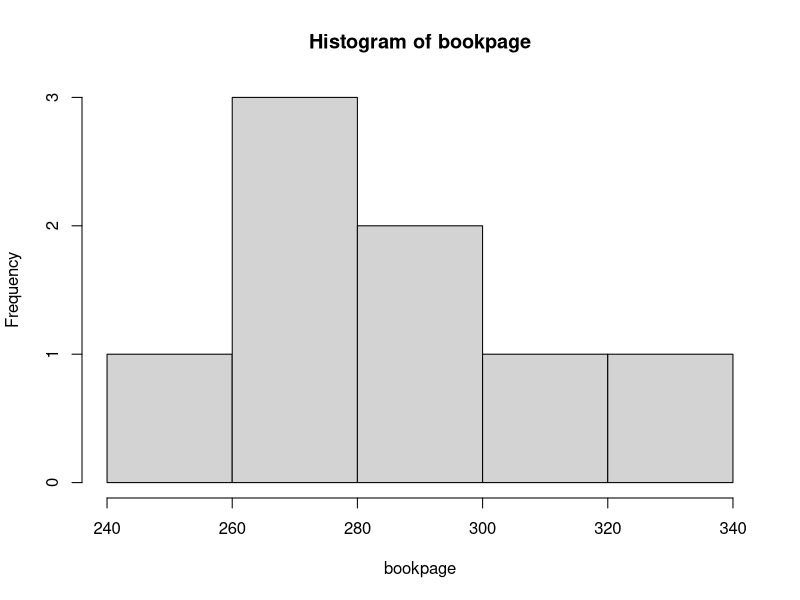

The R script that drew this image:
x <- c(1,3,5,7,9)
x[1]
x[4]
x[6] #error
x[1:3] #1번쨰 부터 3번째까지

x1 <- c(2,4,6,8,10)
x1[-2] #2번째 원소 제외하고 출력
x1[-c(3:4)] #3~4번쨰 원소 제외하고 출력

bookpage <- c(300,250,330,270,280,310,275,290)
hist(bookpage)  # 히스토그램 
mean(bookpage) #평균값 
median(bookpage) #중간값
summary(bookpage)  # 데이터 요약

quantile(bookpage)  # 1/4 지점, 1/2지점, 3/4지점 값
IQR(bookpage) # Inter Quatile Range: Q3- Q1  
var(bookpage)  #분산
sd(bookpage)   # 표준편차 standard deviation 
range(bookpage)  # 최소값/ 최대값 - 벡터로 반환
diff(range(bookpage))  # 최소값 최대값의 차이 

diff(c(1,2)) #벡터값, 바로 뒤에 요소 - 현재 요소 값을 반환

x <- c(3,6,4,8,2,9,7)
sort(x)  # x 변수를 오름차순 정렬
sort(x, decreasing=T)  # 내림차순 정렬 
sort(x, decreasing=F)  # 오름차순 정렬 

# list 형태
x <- list("Tom", 20, c(850, 890))  # list형성, 벡터와는 다르다
x
x[2]  # 2번째 원소 접근
x[3]

x <- list(name= "Tom", age= 20, toeic= c(850, 890)) #딕셔너리처럼 형성 가능
x
x$name  # x에서 "name"이라는 key값을 가진 값 반환
x$age
x$toeic

# matrix(행열) 
x1 <- matrix(1:20, nrow=4, ncol=5) # 1부터20까지, 4행5열 
x1 #기본값 : 1행 채운 뒤 2행으로 진행
x2 <- matrix(1:20, nrow=4, ncol=5, byrow = T) #행 방향으로
#byrow = False/ True 옵션
x2

x <- 1:4
y <- 5:8

n1 <- cbind(x,y) #열방향 xy 합체
n1
n2 <- rbind(x,y) #행방향 xy 합체
n2

x1[2,3]   # 2행3열
x1[1,]    # 1행 모든 숫자
x1[,4]    # 4열 모든 숫자 
x1[2,1:3]  # 2행, 1부터 3열
x1[1,c(2,4)] # 1행, 2열과 4열   
x1[,c(2,4)]   # 2열 4열에 있는 모든 행 

#score matrix 형성, 학생들의 시험성적
score <- matrix(c(100,80,75,77,83,90,70,60,95,88,98,82),nrow=4, ncol=3)
score
rownames(score) <- c("세현","규리","나영","민정")
colnames(score) <- c("math","eng","coding")
score

str(score) #전체적 구조
dim(score) #행,렬 (차원)

score["나영", "coding"]
score["민정",]
score[,"coding"]

#grade matrix형성, 학생들의 평점
grade <- matrix(c("a","b","c","a","a","d"), nrow = 2, ncol = 3)
grade

rownames(grade) <- c("세현","규리")
colnames(grade) <- c("math", "eng", "coding")
grade

#seq을 활용한 matrix 형성
seq(10,100,10)
score <- matrix(seq(10,100,10), nrow = 5, ncol =2)
rownames(score) <- c(1:5)
colnames(score) <- c("소연", "은유")
score

#cbind를 통한 matrix 형성
Soyeon <- c(10,20,30,40,50)
Ohnyu <- c(60,70,80,90,100)
score <- cbind(Soyeon, Ohnyu)
score

#apply 함수
score
apply(score, 1, sum) #각 행의 sum
apply(score, 1, mean) #각 행의 mean
apply(score, 2, sum) #각 열의 sum
apply(score, 2, mean) #각 열의 mean
